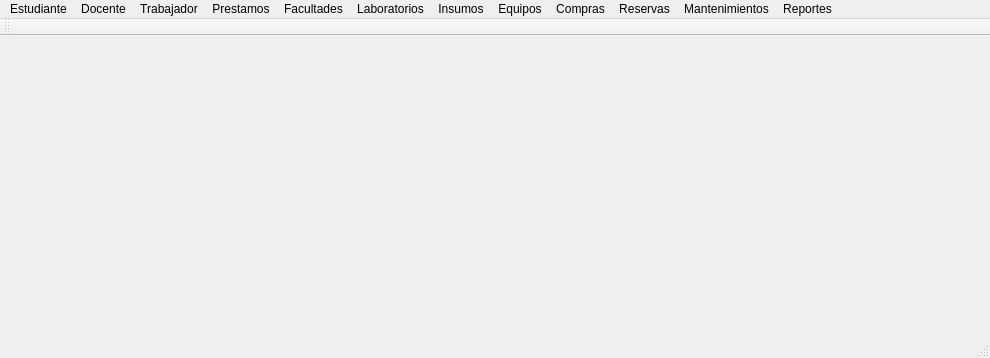
<?xml version="1.0" encoding="UTF-8"?>
<ui version="4.0">
 <class>MainWindow</class>
 <widget class="QMainWindow" name="MainWindow">
  <property name="geometry">
   <rect>
    <x>0</x>
    <y>0</y>
    <width>990</width>
    <height>358</height>
   </rect>
  </property>
  <property name="windowTitle">
   <string>MainWindow</string>
  </property>
  <widget class="QWidget" name="centralWidget"/>
  <widget class="QMenuBar" name="menuBar">
   <property name="geometry">
    <rect>
     <x>0</x>
     <y>0</y>
     <width>990</width>
     <height>21</height>
    </rect>
   </property>
   <widget class="QMenu" name="menuFacultades">
    <property name="title">
     <string>Facultades</string>
    </property>
    <addaction name="actionRegistrar_facultades"/>
   </widget>
   <widget class="QMenu" name="menuInsumos">
    <property name="title">
     <string>Insumos</string>
    </property>
    <addaction name="actionRegistrar_Insumos"/>
    <addaction name="actionListar_Insumos"/>
   </widget>
   <widget class="QMenu" name="menuEquipos">
    <property name="title">
     <string>Equipos</string>
    </property>
    <addaction name="actionRegistrar_Equipos"/>
   </widget>
   <widget class="QMenu" name="menuLaboratorios">
    <property name="title">
     <string>Laboratorios</string>
    </property>
    <addaction name="actionRegistrar_laboratorio"/>
   </widget>
   <widget class="QMenu" name="menuEstudiante">
    <property name="title">
     <string>Estudiante</string>
    </property>
    <addaction name="actionRegistrar_Estudiante"/>
   </widget>
   <widget class="QMenu" name="menuDocente">
    <property name="title">
     <string>Docente</string>
    </property>
    <addaction name="actionRegistrar_Docente"/>
   </widget>
   <widget class="QMenu" name="menuTrabajador">
    <property name="title">
     <string>Trabajador</string>
    </property>
    <addaction name="actionRegistrar_Trabajador"/>
   </widget>
   <widget class="QMenu" name="menuPrestamos">
    <property name="title">
     <string>Prestamos</string>
    </property>
    <addaction name="actionRegistrar_Prestamos"/>
    <addaction name="actionListar_Prestamos"/>
   </widget>
   <widget class="QMenu" name="menuReservas">
    <property name="title">
     <string>Reservas</string>
    </property>
    <addaction name="actionReserva_equipo"/>
   </widget>
   <widget class="QMenu" name="menuCompras">
    <property name="title">
     <string>Compras</string>
    </property>
   </widget>
   <widget class="QMenu" name="menuMantenimientos">
    <property name="title">
     <string>Mantenimientos</string>
    </property>
   </widget>
   <widget class="QMenu" name="menuReportes">
    <property name="title">
     <string>Reportes</string>
    </property>
   </widget>
   <addaction name="menuEstudiante"/>
   <addaction name="menuDocente"/>
   <addaction name="menuTrabajador"/>
   <addaction name="menuPrestamos"/>
   <addaction name="menuFacultades"/>
   <addaction name="menuLaboratorios"/>
   <addaction name="menuInsumos"/>
   <addaction name="menuEquipos"/>
   <addaction name="menuCompras"/>
   <addaction name="menuReservas"/>
   <addaction name="menuMantenimientos"/>
   <addaction name="menuReportes"/>
  </widget>
  <widget class="QToolBar" name="mainToolBar">
   <attribute name="toolBarArea">
    <enum>TopToolBarArea</enum>
   </attribute>
   <attribute name="toolBarBreak">
    <bool>false</bool>
   </attribute>
  </widget>
  <widget class="QStatusBar" name="statusBar"/>
  <action name="actionRegistrar_facultades">
   <property name="text">
    <string>Registrar Facultades</string>
   </property>
  </action>
  <action name="actionRegistrar_Insumos">
   <property name="text">
    <string>Registrar Insumos</string>
   </property>
  </action>
  <action name="actionRegistrar_Equipos">
   <property name="text">
    <string>Registrar Equipos</string>
   </property>
  </action>
  <action name="actionRegistrar_laboratorio">
   <property name="text">
    <string>Registrar Laboratorio</string>
   </property>
  </action>
  <action name="actionListar_Insumos">
   <property name="text">
    <string>Listar Insumos</string>
   </property>
  </action>
  <action name="actionRegistrar_Estudiante">
   <property name="text">
    <string>Registrar Estudiante</string>
   </property>
  </action>
  <action name="actionRegistrar_Docente">
   <property name="text">
    <string>Registrar Docente</string>
   </property>
  </action>
  <action name="actionRegistrar_Trabajador">
   <property name="text">
    <string>Registrar Trabajador</string>
   </property>
  </action>
  <action name="actionRegistrar_Prestamos">
   <property name="text">
    <string>Registrar Prestamos</string>
   </property>
  </action>
  <action name="actionListar_Prestamos">
   <property name="text">
    <string>Listar Prestamos</string>
   </property>
  </action>
  <action name="actionReserva_equipo">
   <property name="text">
    <string>Reserva equipo</string>
   </property>
  </action>
 </widget>
 <layoutdefault spacing="6" margin="11"/>
 <resources/>
 <connections/>
</ui>
